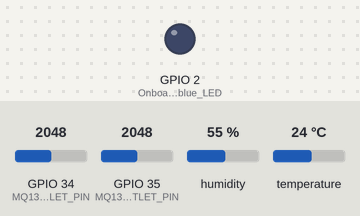
Bench run of a sketch on a simulated ESP32. On the bench: output pins drawn as LEDs (lit = HIGH). Inputs (shaded band) come from the test bench; at power-on: GPIO 34 (MQ135_INLET_PIN) = 2048, GPIO 35 (MQ135_OUTLET_PIN) = 2048, humidity 55 %, temperature 24 °C. WiFi joins after 1.5 s; servers stay silent unless stated; uploads are accepted with an empty reply; what the sketch prints to the serial monitor is not drawn.

Above: at 0.1 s.
At 1.3 s:
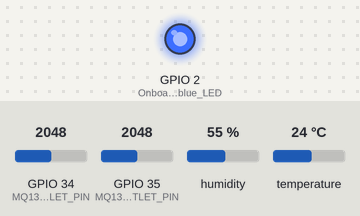
Timing chart, 0 to 2.8 s (numbered marks = the images above):
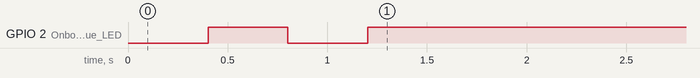

The sketch:

moss_algae_esp32_wifi.ino
```cpp
/*
 * MOSS-ALGAE INDIA: Real-Time Chamber Sensor Telemetry (ESP32 Wi-Fi Mode)
 * Board: ESP32 Dev Module / NodeMCU-32S
 *
 * Hardware Connections:
 *   - Robocraze MQ-135 #1 (Inlet Air)  -> ADC Pin GPIO 34
 *   - Robocraze MQ-135 #2 (Outlet Air) -> ADC Pin GPIO 35
 *   - Robocraze DHT22 (Temp & Hum)     -> GPIO 4
 *   - Sensor VCC                       -> 5V (or VIN)
 *   - Sensor GND                       -> GND
 *
 * Communication: Wi-Fi HTTP POST directly to FastAPI /api/sensors/reading
 */

#include <WiFi.h>
#include <HTTPClient.h>
#include <DHT.h>

// --- Wi-Fi Configuration ---
// Enter your Wi-Fi credentials here:
const char* ssid     = "FUCK YOU";
const char* password = "dengai123";

// --- FastAPI Backend Server URL ---
// Your computer's current local IP address is 10.200.13.2:
const char* serverUrl = "http://10.200.13.2:8000/api/sensors/reading";

// --- Optional: Direct Telegram Bot Alerts ---
// Enter your Telegram Bot Token & Chat ID here to get alerts even if computer is off:
const char* TELEGRAM_BOT_TOKEN = ""; // e.g. "123456789:ABCdefGhIJKlmNoPQRstuvwxyZ"
const char* TELEGRAM_CHAT_ID   = ""; // e.g. "987654321"
unsigned long lastTelegramAlert = 0;

void sendTelegramAlertDirect(String text) {
  if (strlen(TELEGRAM_BOT_TOKEN) == 0 || strlen(TELEGRAM_CHAT_ID) == 0) return;
  if (millis() - lastTelegramAlert < 300000 && lastTelegramAlert != 0) return; // 5 min cooldown
  HTTPClient https;
  String url = "https://api.telegram.org/bot" + String(TELEGRAM_BOT_TOKEN) + "/sendMessage";
  https.begin(url);
  https.addHeader("Content-Type", "application/json");
  String body = "{\"chat_id\":\"" + String(TELEGRAM_CHAT_ID) + "\",\"text\":\"" + text + "\"}";
  int code = https.POST(body);
  if (code > 0) {
    lastTelegramAlert = millis();
    Serial.println("📱 Telegram alert sent: " + text);
  }
  https.end();
}


#define DHTPIN 4
#define DHTTYPE DHT22

#define MQ135_INLET_PIN  34
#define MQ135_OUTLET_PIN 35

DHT dht(DHTPIN, DHTTYPE);

const float RL_VALUE = 10.0;
const float R0_CLEAN_AIR_FACTOR = 3.6;
const float PARA = 116.602;
const float PARB = -2.769;

float R0_inlet = 10.0;
float R0_outlet = 10.0;

// Read analog resistance on ESP32 (12-bit ADC: 0-4095, 3.3V)
float getResistance(int pin) {
  int rawADC = 0;
  for (int i = 0; i < 8; i++) {
    rawADC += analogRead(pin);
    delay(5);
  }
  rawADC /= 8;
  if (rawADC <= 0) rawADC = 1;
  if (rawADC >= 4095) rawADC = 4094;

  float vrl = ((float)rawADC / 4095.0) * 3.3;
  float rs = ((3.3 - vrl) / vrl) * RL_VALUE;
  return rs;
}

float getPPM(float rs, float r0) {
  if (r0 <= 0) return 0;
  float ratio = rs / r0;
  if (ratio <= 0) return 0;
  return PARA * pow(ratio, PARB);
}

void setup() {
  Serial.begin(115200);
  pinMode(2, OUTPUT); // Onboard blue LED
  dht.begin();

  Serial.println("\n🌿 Connecting to Wi-Fi: " + String(ssid));
  WiFi.begin(ssid, password);
  unsigned long startWifi = millis();
  while (WiFi.status() != WL_CONNECTED && (millis() - startWifi < 6000)) {
    delay(400);
    Serial.print(".");
    digitalWrite(2, !digitalRead(2)); // Blink while trying
  }

  if (WiFi.status() == WL_CONNECTED) {
    digitalWrite(2, HIGH);
    Serial.println("\n✅ Connected to Wi-Fi! ESP32 IP: " + WiFi.localIP().toString());
    Serial.println("Target Backend: " + String(serverUrl));
  } else {
    digitalWrite(2, LOW);
    Serial.println("\n⚠️ Wi-Fi not connected yet. Operating in Wired USB Serial mode!");
  }

  delay(1000);
  R0_inlet = getResistance(MQ135_INLET_PIN) / R0_CLEAN_AIR_FACTOR;
  R0_outlet = getResistance(MQ135_OUTLET_PIN) / R0_CLEAN_AIR_FACTOR;
  if (R0_inlet <= 0) R0_inlet = 10.0;
  if (R0_outlet <= 0) R0_outlet = 10.0;
}

unsigned long lastWifiRetry = 0;

void loop() {
  // 1. Read DHT22
  float humidity = dht.readHumidity();
  float temperature = dht.readTemperature();
  bool dht_valid = !isnan(humidity) && !isnan(temperature);

  // 2. Read MQ-135 sensors
  float rs_inlet = getResistance(MQ135_INLET_PIN);
  float rs_outlet = getResistance(MQ135_OUTLET_PIN);
  float inlet_ppm = getPPM(rs_inlet, R0_inlet);
  float outlet_ppm = getPPM(rs_outlet, R0_outlet);

  // 3. Compute efficiency
  float efficiency = 0.0;
  if (inlet_ppm > 0) {
    efficiency = ((inlet_ppm - outlet_ppm) / inlet_ppm) * 100.0;
    if (efficiency < 0.0) efficiency = 0.0;
    if (efficiency > 95.0) efficiency = 95.0;
  }

  bool is_wifi = (WiFi.status() == WL_CONNECTED);

  // 4. Build JSON Telemetry Payload
  String jsonPayload = "{";
  jsonPayload += "\"inlet_ppm\":" + String(inlet_ppm, 2) + ",";
  jsonPayload += "\"outlet_ppm\":" + String(outlet_ppm, 2) + ",";
  jsonPayload += "\"efficiency\":" + String(efficiency, 2) + ",";
  jsonPayload += "\"temperature\":" + (dht_valid ? String(temperature, 1) : "null") + ",";
  jsonPayload += "\"humidity\":" + (dht_valid ? String(humidity, 1) : "null") + ",";
  jsonPayload += "\"device_id\":\"esp32_" + (is_wifi ? WiFi.localIP().toString() : "wired") + "\",";
  jsonPayload += "\"board_type\":\"esp32\",";
  jsonPayload += "\"transport\":\"" + String(is_wifi ? "wifi" : "wired") + "\"";
  jsonPayload += "}";

  // Always output clean JSON over USB Serial for the backend auto-scanner
  Serial.println(jsonPayload);

  // 5. If Wi-Fi is active, also HTTP POST directly to FastAPI
  if (is_wifi) {
    digitalWrite(2, HIGH);
    HTTPClient http;
    http.begin(serverUrl);
    http.addHeader("Content-Type", "application/json");
    int httpCode = http.POST(jsonPayload);
    http.end();

    if (dht_valid) {
      if (temperature > 32.0) {
        sendTelegramAlertDirect("🚨 MOSS-ALGAE ALERT: High Temp " + String(temperature, 1) + "°C! Algal thermal stress.");
      } else if (humidity < 45.0) {
        sendTelegramAlertDirect("⚠️ MOSS-ALGAE ALERT: Low Humidity " + String(humidity, 1) + "%! Moss drying out.");
      }
    }
  } else {
    // Non-blocking Wi-Fi reconnect retry every 15 seconds
    if (millis() - lastWifiRetry > 15000) {
      lastWifiRetry = millis();
      WiFi.reconnect();
    }
  }

  delay(2000);
}
```
